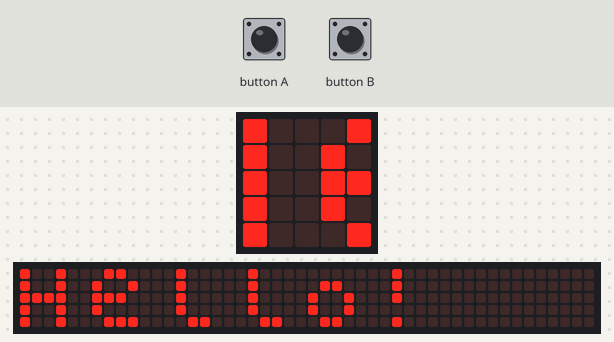
Recording of a program running on a simulated BBC micro:bit (MakeCode). Shown: the board's 5×5 LED display, a strip that is not on the board, showing the scrolling text unrolled. The inputs (shaded band) are chosen by the test bench. Dim RGB values are drawn brighter than linear; the 48×5 strip is a reading aid, not a part: it shows the text the display is scrolling, unrolled, one strip-width of it at a time.

Above: at 1.27 s.
1.3 s: button B pressed for 0.15 s
At 1.57 s:
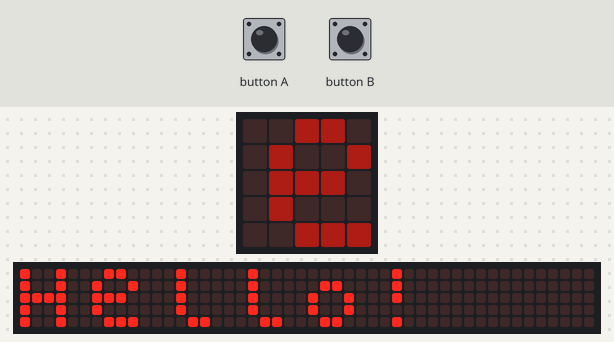
2.0 s: button A pressed for 0.15 s
At 2.32 s:
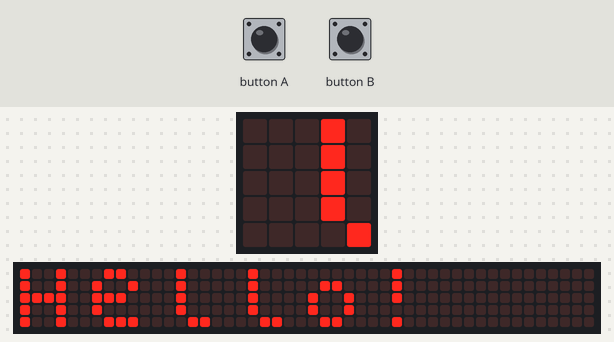
2.7 s: button B pressed for 0.15 s
At 2.92 s:
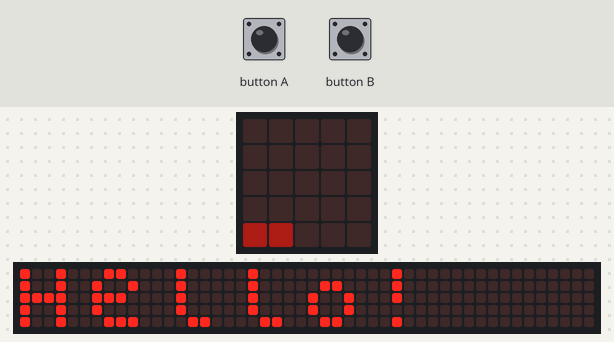
3.4 s: button A pressed for 0.15 s
At 7.3 s:
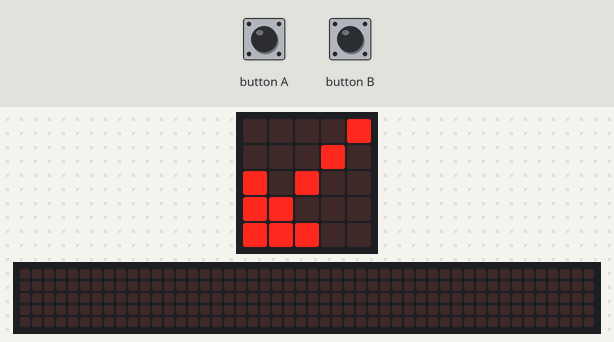
Timing chart, 0 to 8.8 s (numbered marks = the images above; inputs shaded):
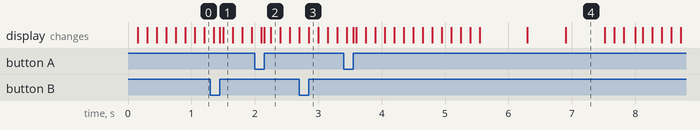

Measured:
- what the display in image 4 shows lasts 0.6 s, from 6.9 s to 7.5 s

The program:

main.ts
```typescript
input.onButtonPressed(Button.A, function () {
    led.setBrightness(255)
})
input.onButtonPressed(Button.B, function () {
    led.setBrightness(50)
})
basic.forever(function () {
    basic.showString("Hello!")
    basic.showIcon(IconNames.Heart)
    basic.showArrow(ArrowNames.SouthWest)
})
```

test.ts
```typescript
// aquí va el archivo "tests"; esto no se compilará cuando este paquete se utilice como una extensión.
```
